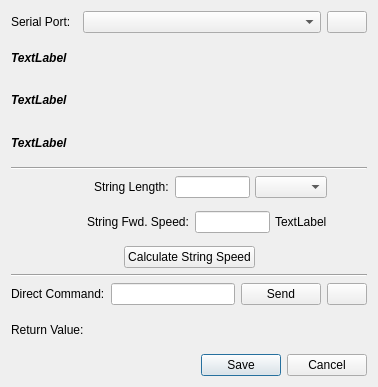
<?xml version="1.0" encoding="UTF-8"?>
<ui version="4.0">
 <class>Dialog</class>
 <widget class="QDialog" name="Dialog">
  <property name="windowModality">
   <enum>Qt::WindowModal</enum>
  </property>
  <property name="geometry">
   <rect>
    <x>0</x>
    <y>0</y>
    <width>378</width>
    <height>387</height>
   </rect>
  </property>
  <property name="windowTitle">
   <string>Edit String Drive</string>
  </property>
  <property name="modal">
   <bool>true</bool>
  </property>
  <layout class="QVBoxLayout" name="verticalLayout">
   <item>
    <layout class="QHBoxLayout" name="horizontalLayout_3">
     <item>
      <widget class="QLabel" name="label_2">
       <property name="sizePolicy">
        <sizepolicy hsizetype="Preferred" vsizetype="Preferred">
         <horstretch>0</horstretch>
         <verstretch>0</verstretch>
        </sizepolicy>
       </property>
       <property name="text">
        <string>Serial Port:  </string>
       </property>
      </widget>
     </item>
     <item>
      <widget class="QComboBox" name="comboBoxSerialPort">
       <property name="sizePolicy">
        <sizepolicy hsizetype="Expanding" vsizetype="Fixed">
         <horstretch>0</horstretch>
         <verstretch>0</verstretch>
        </sizepolicy>
       </property>
       <property name="minimumSize">
        <size>
         <width>125</width>
         <height>0</height>
        </size>
       </property>
       <property name="sizeAdjustPolicy">
        <enum>QComboBox::AdjustToContents</enum>
       </property>
      </widget>
     </item>
     <item>
      <widget class="QPushButton" name="buttonRefresh">
       <property name="maximumSize">
        <size>
         <width>50</width>
         <height>16777215</height>
        </size>
       </property>
       <property name="text">
        <string/>
       </property>
       <property name="icon">
        <iconset>
         <normaloff>refresh.png</normaloff>refresh.png</iconset>
       </property>
      </widget>
     </item>
    </layout>
   </item>
   <item>
    <widget class="QLabel" name="labelSerialPort1">
     <property name="font">
      <font>
       <weight>75</weight>
       <italic>true</italic>
       <bold>true</bold>
      </font>
     </property>
     <property name="text">
      <string>TextLabel</string>
     </property>
    </widget>
   </item>
   <item>
    <widget class="QLabel" name="labelSerialPort2">
     <property name="font">
      <font>
       <weight>75</weight>
       <italic>true</italic>
       <bold>true</bold>
      </font>
     </property>
     <property name="text">
      <string>TextLabel</string>
     </property>
    </widget>
   </item>
   <item>
    <widget class="QLabel" name="labelSerialPort3">
     <property name="font">
      <font>
       <weight>75</weight>
       <italic>true</italic>
       <bold>true</bold>
      </font>
     </property>
     <property name="text">
      <string>TextLabel</string>
     </property>
    </widget>
   </item>
   <item>
    <widget class="Line" name="line">
     <property name="orientation">
      <enum>Qt::Horizontal</enum>
     </property>
    </widget>
   </item>
   <item>
    <layout class="QHBoxLayout" name="horizontalLayout_4">
     <item>
      <spacer name="horizontalSpacer_5">
       <property name="orientation">
        <enum>Qt::Horizontal</enum>
       </property>
       <property name="sizeHint" stdset="0">
        <size>
         <width>40</width>
         <height>20</height>
        </size>
       </property>
      </spacer>
     </item>
     <item>
      <widget class="QLabel" name="label_4">
       <property name="text">
        <string>String Length:</string>
       </property>
      </widget>
     </item>
     <item>
      <layout class="QHBoxLayout" name="horizontalLayout">
       <property name="spacing">
        <number>5</number>
       </property>
       <property name="sizeConstraint">
        <enum>QLayout::SetDefaultConstraint</enum>
       </property>
       <property name="leftMargin">
        <number>0</number>
       </property>
       <property name="topMargin">
        <number>0</number>
       </property>
       <property name="bottomMargin">
        <number>0</number>
       </property>
       <item>
        <widget class="QLineEdit" name="lineEditFlightlineLength">
         <property name="sizePolicy">
          <sizepolicy hsizetype="Preferred" vsizetype="Fixed">
           <horstretch>0</horstretch>
           <verstretch>0</verstretch>
          </sizepolicy>
         </property>
         <property name="maximumSize">
          <size>
           <width>75</width>
           <height>16777215</height>
          </size>
         </property>
        </widget>
       </item>
       <item>
        <widget class="QComboBox" name="comboBoxFlightlineLengthUnits">
         <property name="sizePolicy">
          <sizepolicy hsizetype="MinimumExpanding" vsizetype="Fixed">
           <horstretch>0</horstretch>
           <verstretch>0</verstretch>
          </sizepolicy>
         </property>
         <property name="minimumSize">
          <size>
           <width>60</width>
           <height>0</height>
          </size>
         </property>
         <property name="sizeAdjustPolicy">
          <enum>QComboBox::AdjustToContents</enum>
         </property>
        </widget>
       </item>
       <item>
        <spacer name="horizontalSpacer_2">
         <property name="orientation">
          <enum>Qt::Horizontal</enum>
         </property>
         <property name="sizeHint" stdset="0">
          <size>
           <width>40</width>
           <height>20</height>
          </size>
         </property>
        </spacer>
       </item>
      </layout>
     </item>
    </layout>
   </item>
   <item>
    <layout class="QHBoxLayout" name="horizontalLayout_5">
     <item>
      <spacer name="horizontalSpacer_6">
       <property name="orientation">
        <enum>Qt::Horizontal</enum>
       </property>
       <property name="sizeHint" stdset="0">
        <size>
         <width>40</width>
         <height>20</height>
        </size>
       </property>
      </spacer>
     </item>
     <item>
      <widget class="QLabel" name="label_5">
       <property name="text">
        <string>String Fwd. Speed:</string>
       </property>
      </widget>
     </item>
     <item>
      <layout class="QHBoxLayout" name="horizontalLayout_2">
       <property name="spacing">
        <number>5</number>
       </property>
       <property name="sizeConstraint">
        <enum>QLayout::SetDefaultConstraint</enum>
       </property>
       <property name="leftMargin">
        <number>0</number>
       </property>
       <property name="topMargin">
        <number>0</number>
       </property>
       <property name="bottomMargin">
        <number>0</number>
       </property>
       <item>
        <widget class="QLineEdit" name="lineEditSpeed">
         <property name="sizePolicy">
          <sizepolicy hsizetype="Preferred" vsizetype="Fixed">
           <horstretch>0</horstretch>
           <verstretch>0</verstretch>
          </sizepolicy>
         </property>
         <property name="maximumSize">
          <size>
           <width>75</width>
           <height>16777215</height>
          </size>
         </property>
        </widget>
       </item>
       <item>
        <widget class="QLabel" name="labelSpeedUnits">
         <property name="text">
          <string>TextLabel</string>
         </property>
        </widget>
       </item>
       <item>
        <spacer name="horizontalSpacer">
         <property name="orientation">
          <enum>Qt::Horizontal</enum>
         </property>
         <property name="sizeHint" stdset="0">
          <size>
           <width>40</width>
           <height>20</height>
          </size>
         </property>
        </spacer>
       </item>
      </layout>
     </item>
    </layout>
   </item>
   <item>
    <layout class="QHBoxLayout" name="horizontalLayout_6">
     <item>
      <spacer name="horizontalSpacer_3">
       <property name="orientation">
        <enum>Qt::Horizontal</enum>
       </property>
       <property name="sizeHint" stdset="0">
        <size>
         <width>40</width>
         <height>20</height>
        </size>
       </property>
      </spacer>
     </item>
     <item>
      <widget class="QPushButton" name="buttonCalculateStringSpeed">
       <property name="text">
        <string>Calculate String Speed</string>
       </property>
       <property name="icon">
        <iconset>
         <normaloff>icon_adjust.png</normaloff>icon_adjust.png</iconset>
       </property>
      </widget>
     </item>
     <item>
      <spacer name="horizontalSpacer_4">
       <property name="orientation">
        <enum>Qt::Horizontal</enum>
       </property>
       <property name="sizeHint" stdset="0">
        <size>
         <width>40</width>
         <height>20</height>
        </size>
       </property>
      </spacer>
     </item>
    </layout>
   </item>
   <item>
    <widget class="Line" name="line_2">
     <property name="orientation">
      <enum>Qt::Horizontal</enum>
     </property>
    </widget>
   </item>
   <item>
    <layout class="QHBoxLayout" name="horizontalLayout_7">
     <item>
      <widget class="QLabel" name="label">
       <property name="text">
        <string>Direct Command:</string>
       </property>
      </widget>
     </item>
     <item>
      <widget class="QLineEdit" name="lineEditCommand"/>
     </item>
     <item>
      <widget class="QPushButton" name="pushButtonSendCommand">
       <property name="text">
        <string>Send</string>
       </property>
       <property name="icon">
        <iconset>
         <normaloff>icon_up.png</normaloff>icon_up.png</iconset>
       </property>
      </widget>
     </item>
     <item>
      <widget class="QPushButton" name="pushButtonHelp">
       <property name="text">
        <string/>
       </property>
       <property name="icon">
        <iconset>
         <normaloff>icon_help.png</normaloff>icon_help.png</iconset>
       </property>
      </widget>
     </item>
    </layout>
   </item>
   <item>
    <layout class="QHBoxLayout" name="horizontalLayout_8">
     <item>
      <widget class="QLabel" name="label_3">
       <property name="text">
        <string>Return Value:</string>
       </property>
      </widget>
     </item>
     <item>
      <widget class="QLabel" name="labelReturn">
       <property name="sizePolicy">
        <sizepolicy hsizetype="Expanding" vsizetype="Preferred">
         <horstretch>0</horstretch>
         <verstretch>0</verstretch>
        </sizepolicy>
       </property>
       <property name="font">
        <font>
         <weight>75</weight>
         <bold>true</bold>
        </font>
       </property>
       <property name="text">
        <string/>
       </property>
      </widget>
     </item>
    </layout>
   </item>
   <item>
    <widget class="QDialogButtonBox" name="buttonBox">
     <property name="orientation">
      <enum>Qt::Horizontal</enum>
     </property>
     <property name="standardButtons">
      <set>QDialogButtonBox::Cancel|QDialogButtonBox::Save</set>
     </property>
    </widget>
   </item>
  </layout>
 </widget>
 <resources/>
 <connections>
  <connection>
   <sender>buttonBox</sender>
   <signal>accepted()</signal>
   <receiver>Dialog</receiver>
   <slot>accept()</slot>
   <hints>
    <hint type="sourcelabel">
     <x>188</x>
     <y>288</y>
    </hint>
    <hint type="destinationlabel">
     <x>188</x>
     <y>154</y>
    </hint>
   </hints>
  </connection>
  <connection>
   <sender>buttonBox</sender>
   <signal>rejected()</signal>
   <receiver>Dialog</receiver>
   <slot>reject()</slot>
   <hints>
    <hint type="sourcelabel">
     <x>188</x>
     <y>288</y>
    </hint>
    <hint type="destinationlabel">
     <x>188</x>
     <y>154</y>
    </hint>
   </hints>
  </connection>
 </connections>
</ui>
